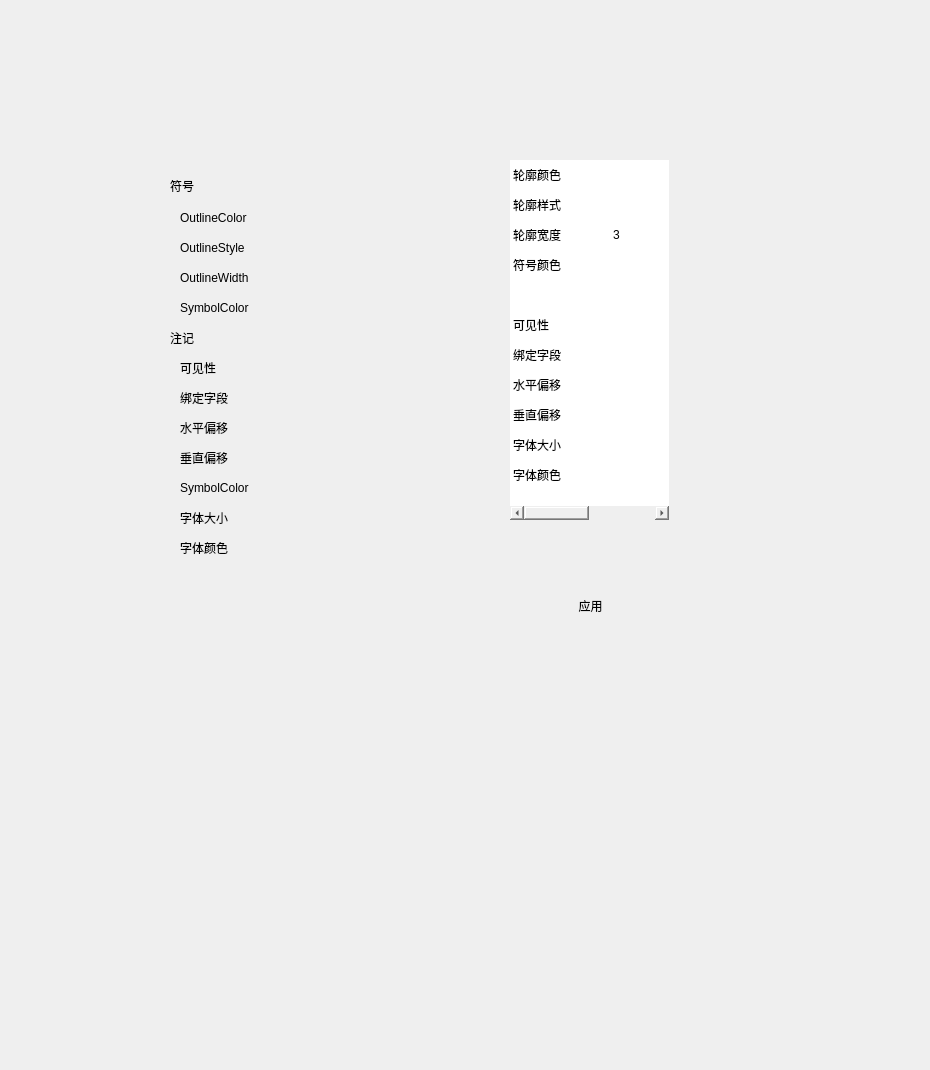
<?xml version="1.0" encoding="UTF-8"?>
<ui version="4.0">
 <class>Form</class>
 <widget class="QWidget" name="Form">
  <property name="geometry">
   <rect>
    <x>0</x>
    <y>0</y>
    <width>930</width>
    <height>1070</height>
   </rect>
  </property>
  <property name="windowTitle">
   <string>Form</string>
  </property>
  <widget class="QWidget" name="widget" native="true">
   <property name="geometry">
    <rect>
     <x>150</x>
     <y>120</y>
     <width>200</width>
     <height>594</height>
    </rect>
   </property>
   <widget class="QLabel" name="Attrlabel_Symbol">
    <property name="geometry">
     <rect>
      <x>20</x>
      <y>60</y>
      <width>54</width>
      <height>12</height>
     </rect>
    </property>
    <property name="text">
     <string>符号</string>
    </property>
   </widget>
   <widget class="QLabel" name="Attrlabel_Soutliecolor">
    <property name="geometry">
     <rect>
      <x>30</x>
      <y>90</y>
      <width>81</width>
      <height>16</height>
     </rect>
    </property>
    <property name="text">
     <string>OutlineColor</string>
    </property>
   </widget>
   <widget class="QLabel" name="Attrlabel_Soutlinestyle">
    <property name="geometry">
     <rect>
      <x>30</x>
      <y>120</y>
      <width>81</width>
      <height>16</height>
     </rect>
    </property>
    <property name="text">
     <string>OutlineStyle</string>
    </property>
   </widget>
   <widget class="QLabel" name="Attrlabel_Soutlinewidth">
    <property name="geometry">
     <rect>
      <x>30</x>
      <y>150</y>
      <width>81</width>
      <height>16</height>
     </rect>
    </property>
    <property name="text">
     <string>OutlineWidth</string>
    </property>
   </widget>
   <widget class="QLabel" name="Attrlabel_Ssymbolcoor">
    <property name="geometry">
     <rect>
      <x>30</x>
      <y>180</y>
      <width>81</width>
      <height>16</height>
     </rect>
    </property>
    <property name="text">
     <string>SymbolColor</string>
    </property>
   </widget>
   <widget class="QLabel" name="Attrlabel_Mark">
    <property name="geometry">
     <rect>
      <x>20</x>
      <y>210</y>
      <width>81</width>
      <height>16</height>
     </rect>
    </property>
    <property name="text">
     <string>注记</string>
    </property>
   </widget>
   <widget class="QLabel" name="Attrlabel_Mvisible">
    <property name="geometry">
     <rect>
      <x>30</x>
      <y>240</y>
      <width>81</width>
      <height>16</height>
     </rect>
    </property>
    <property name="text">
     <string>可见性</string>
    </property>
   </widget>
   <widget class="QLabel" name="Attrlabel_Mfield">
    <property name="geometry">
     <rect>
      <x>30</x>
      <y>270</y>
      <width>81</width>
      <height>16</height>
     </rect>
    </property>
    <property name="text">
     <string>绑定字段</string>
    </property>
   </widget>
   <widget class="QLabel" name="Attrlabel_Mxoffset">
    <property name="geometry">
     <rect>
      <x>30</x>
      <y>300</y>
      <width>81</width>
      <height>16</height>
     </rect>
    </property>
    <property name="text">
     <string>水平偏移</string>
    </property>
   </widget>
   <widget class="QLabel" name="Attrlabel_Myoffset">
    <property name="geometry">
     <rect>
      <x>30</x>
      <y>330</y>
      <width>81</width>
      <height>16</height>
     </rect>
    </property>
    <property name="text">
     <string>垂直偏移</string>
    </property>
   </widget>
   <widget class="QLabel" name="Attrlabel_Msymbolcolor">
    <property name="geometry">
     <rect>
      <x>30</x>
      <y>360</y>
      <width>81</width>
      <height>16</height>
     </rect>
    </property>
    <property name="text">
     <string>SymbolColor</string>
    </property>
   </widget>
   <widget class="QLabel" name="Attrlabel_Msize">
    <property name="geometry">
     <rect>
      <x>30</x>
      <y>390</y>
      <width>81</width>
      <height>16</height>
     </rect>
    </property>
    <property name="text">
     <string>字体大小</string>
    </property>
   </widget>
   <widget class="QLabel" name="Attrlabel_Mcolor">
    <property name="geometry">
     <rect>
      <x>30</x>
      <y>420</y>
      <width>81</width>
      <height>16</height>
     </rect>
    </property>
    <property name="text">
     <string>字体颜色</string>
    </property>
   </widget>
  </widget>
  <widget class="QWidget" name="widget_2" native="true">
   <property name="geometry">
    <rect>
     <x>490</x>
     <y>120</y>
     <width>200</width>
     <height>594</height>
    </rect>
   </property>
   <property name="styleSheet">
    <string notr="true">border: 0px</string>
   </property>
   <widget class="QTableWidget" name="tableWidget">
    <property name="geometry">
     <rect>
      <x>20</x>
      <y>40</y>
      <width>159</width>
      <height>360</height>
     </rect>
    </property>
    <property name="sizePolicy">
     <sizepolicy hsizetype="Expanding" vsizetype="Expanding">
      <horstretch>0</horstretch>
      <verstretch>0</verstretch>
     </sizepolicy>
    </property>
    <property name="lineWidth">
     <number>1</number>
    </property>
    <property name="verticalScrollBarPolicy">
     <enum>Qt::ScrollBarAsNeeded</enum>
    </property>
    <property name="horizontalScrollBarPolicy">
     <enum>Qt::ScrollBarAsNeeded</enum>
    </property>
    <property name="showGrid">
     <bool>false</bool>
    </property>
    <attribute name="horizontalHeaderVisible">
     <bool>false</bool>
    </attribute>
    <attribute name="verticalHeaderVisible">
     <bool>false</bool>
    </attribute>
    <row>
     <property name="text">
      <string>OutlineColor</string>
     </property>
    </row>
    <row>
     <property name="text">
      <string>OutlineStyle</string>
     </property>
    </row>
    <row>
     <property name="text">
      <string>OutlineWidth</string>
     </property>
    </row>
    <row>
     <property name="text">
      <string>SymbolColor</string>
     </property>
    </row>
    <row>
     <property name="text">
      <string>注记</string>
     </property>
    </row>
    <row>
     <property name="text">
      <string>可见性</string>
     </property>
    </row>
    <row>
     <property name="text">
      <string>绑定字段</string>
     </property>
    </row>
    <row>
     <property name="text">
      <string>水平偏移</string>
     </property>
    </row>
    <row>
     <property name="text">
      <string>垂直偏移</string>
     </property>
    </row>
    <row>
     <property name="text">
      <string>SymbolColor</string>
     </property>
    </row>
    <row>
     <property name="text">
      <string>字体颜色</string>
     </property>
    </row>
    <column>
     <property name="text">
      <string>新建列</string>
     </property>
    </column>
    <column>
     <property name="text">
      <string>符号</string>
     </property>
    </column>
    <item row="0" column="0">
     <property name="text">
      <string>轮廓颜色</string>
     </property>
    </item>
    <item row="0" column="1">
     <property name="text">
      <string/>
     </property>
     <property name="background">
      <brush brushstyle="NoBrush">
       <color alpha="255">
        <red>1</red>
        <green>242</green>
        <blue>255</blue>
       </color>
      </brush>
     </property>
     <property name="foreground">
      <brush brushstyle="NoBrush">
       <color alpha="255">
        <red>255</red>
        <green>170</green>
        <blue>127</blue>
       </color>
      </brush>
     </property>
    </item>
    <item row="1" column="0">
     <property name="text">
      <string>轮廓样式</string>
     </property>
    </item>
    <item row="2" column="0">
     <property name="text">
      <string>轮廓宽度</string>
     </property>
    </item>
    <item row="2" column="1">
     <property name="text">
      <string>3</string>
     </property>
    </item>
    <item row="3" column="0">
     <property name="text">
      <string>符号颜色</string>
     </property>
    </item>
    <item row="5" column="0">
     <property name="text">
      <string>可见性</string>
     </property>
    </item>
    <item row="6" column="0">
     <property name="text">
      <string>绑定字段</string>
     </property>
    </item>
    <item row="7" column="0">
     <property name="text">
      <string>水平偏移</string>
     </property>
    </item>
    <item row="8" column="0">
     <property name="text">
      <string>垂直偏移</string>
     </property>
    </item>
    <item row="9" column="0">
     <property name="text">
      <string>字体大小</string>
     </property>
    </item>
    <item row="10" column="0">
     <property name="text">
      <string>字体颜色</string>
     </property>
    </item>
   </widget>
   <widget class="QPushButton" name="bt_Apply">
    <property name="geometry">
     <rect>
      <x>50</x>
      <y>440</y>
      <width>101</width>
      <height>91</height>
     </rect>
    </property>
    <property name="text">
     <string>应用</string>
    </property>
   </widget>
  </widget>
 </widget>
 <resources/>
 <connections/>
</ui>
